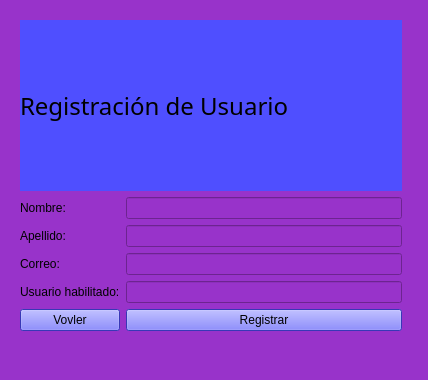
<?xml version="1.0" encoding="UTF-8"?>
<ui version="4.0">
 <class>Form</class>
 <widget class="QWidget" name="Form">
  <property name="geometry">
   <rect>
    <x>0</x>
    <y>0</y>
    <width>428</width>
    <height>380</height>
   </rect>
  </property>
  <property name="minimumSize">
   <size>
    <width>400</width>
    <height>380</height>
   </size>
  </property>
  <property name="maximumSize">
   <size>
    <width>1024</width>
    <height>786</height>
   </size>
  </property>
  <property name="windowTitle">
   <string>Form</string>
  </property>
  <property name="styleSheet">
   <string notr="true">background-color: rgb(152, 51, 202);</string>
  </property>
  <widget class="QWidget" name="gridLayoutWidget">
   <property name="geometry">
    <rect>
     <x>20</x>
     <y>20</y>
     <width>382</width>
     <height>311</height>
    </rect>
   </property>
   <layout class="QGridLayout" name="gridLayout_3">
    <item row="3" column="0">
     <widget class="QLabel" name="label_4">
      <property name="text">
       <string>Apellido:</string>
      </property>
     </widget>
    </item>
    <item row="3" column="1">
     <widget class="QLineEdit" name="lineEdit_3"/>
    </item>
    <item row="4" column="0">
     <widget class="QLabel" name="label_3">
      <property name="text">
       <string>Correo:</string>
      </property>
     </widget>
    </item>
    <item row="1" column="0">
     <widget class="QLabel" name="label_5">
      <property name="text">
       <string>Nombre:</string>
      </property>
     </widget>
    </item>
    <item row="4" column="1">
     <widget class="QLineEdit" name="lineEdit_2"/>
    </item>
    <item row="6" column="0">
     <widget class="QPushButton" name="pushButton_3">
      <property name="styleSheet">
       <string notr="true">background-color: rgb(79, 79, 255);</string>
      </property>
      <property name="text">
       <string>Vovler</string>
      </property>
     </widget>
    </item>
    <item row="1" column="1">
     <widget class="QLineEdit" name="lineEdit_4"/>
    </item>
    <item row="5" column="1">
     <widget class="QLineEdit" name="lineEdit"/>
    </item>
    <item row="0" column="0" colspan="2">
     <widget class="QLabel" name="label_6">
      <property name="font">
       <font>
        <family>Miriam Libre</family>
        <pointsize>18</pointsize>
       </font>
      </property>
      <property name="styleSheet">
       <string notr="true">background-color: rgb(79, 79, 255);

</string>
      </property>
      <property name="text">
       <string>Registración de Usuario</string>
      </property>
     </widget>
    </item>
    <item row="5" column="0">
     <widget class="QLabel" name="label_2">
      <property name="text">
       <string>Usuario habilitado:</string>
      </property>
     </widget>
    </item>
    <item row="6" column="1">
     <widget class="QPushButton" name="pushButton_2">
      <property name="styleSheet">
       <string notr="true">background-color: rgb(79, 79, 255);</string>
      </property>
      <property name="text">
       <string>Registrar</string>
      </property>
     </widget>
    </item>
   </layout>
  </widget>
 </widget>
 <resources/>
 <connections/>
</ui>
